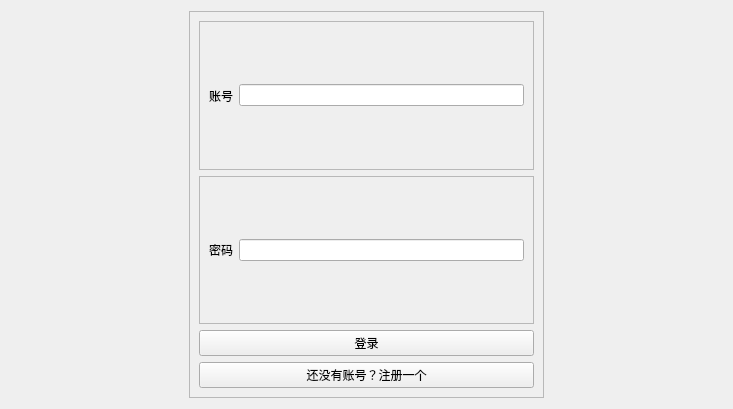
<?xml version="1.0" encoding="UTF-8"?>
<ui version="4.0">
 <class>LoginWindow</class>
 <widget class="QWidget" name="LoginWindow">
  <property name="geometry">
   <rect>
    <x>0</x>
    <y>0</y>
    <width>733</width>
    <height>409</height>
   </rect>
  </property>
  <property name="windowTitle">
   <string>Form</string>
  </property>
  <layout class="QHBoxLayout" name="horizontalLayout_3" stretch="1,2,1">
   <item>
    <spacer name="horizontalSpacer">
     <property name="orientation">
      <enum>Qt::Horizontal</enum>
     </property>
     <property name="sizeHint" stdset="0">
      <size>
       <width>40</width>
       <height>20</height>
      </size>
     </property>
    </spacer>
   </item>
   <item>
    <widget class="QFrame" name="frame_3">
     <property name="frameShape">
      <enum>QFrame::StyledPanel</enum>
     </property>
     <property name="frameShadow">
      <enum>QFrame::Raised</enum>
     </property>
     <layout class="QVBoxLayout" name="verticalLayout">
      <item>
       <widget class="QFrame" name="frame">
        <property name="frameShape">
         <enum>QFrame::StyledPanel</enum>
        </property>
        <property name="frameShadow">
         <enum>QFrame::Raised</enum>
        </property>
        <layout class="QHBoxLayout" name="horizontalLayout">
         <item>
          <widget class="QLabel" name="label">
           <property name="text">
            <string>账号</string>
           </property>
          </widget>
         </item>
         <item>
          <widget class="QLineEdit" name="username"/>
         </item>
        </layout>
       </widget>
      </item>
      <item>
       <widget class="QFrame" name="frame_2">
        <property name="frameShape">
         <enum>QFrame::StyledPanel</enum>
        </property>
        <property name="frameShadow">
         <enum>QFrame::Raised</enum>
        </property>
        <layout class="QHBoxLayout" name="horizontalLayout_2">
         <item>
          <widget class="QLabel" name="label_2">
           <property name="text">
            <string>密码</string>
           </property>
          </widget>
         </item>
         <item>
          <widget class="QLineEdit" name="passwd"/>
         </item>
        </layout>
       </widget>
      </item>
      <item>
       <widget class="QPushButton" name="Login">
        <property name="text">
         <string>登录</string>
        </property>
       </widget>
      </item>
      <item>
       <widget class="QPushButton" name="ToRegister">
        <property name="text">
         <string>还没有账号？注册一个</string>
        </property>
       </widget>
      </item>
     </layout>
    </widget>
   </item>
   <item>
    <spacer name="horizontalSpacer_2">
     <property name="orientation">
      <enum>Qt::Horizontal</enum>
     </property>
     <property name="sizeHint" stdset="0">
      <size>
       <width>40</width>
       <height>20</height>
      </size>
     </property>
    </spacer>
   </item>
  </layout>
 </widget>
 <resources/>
 <connections/>
</ui>
